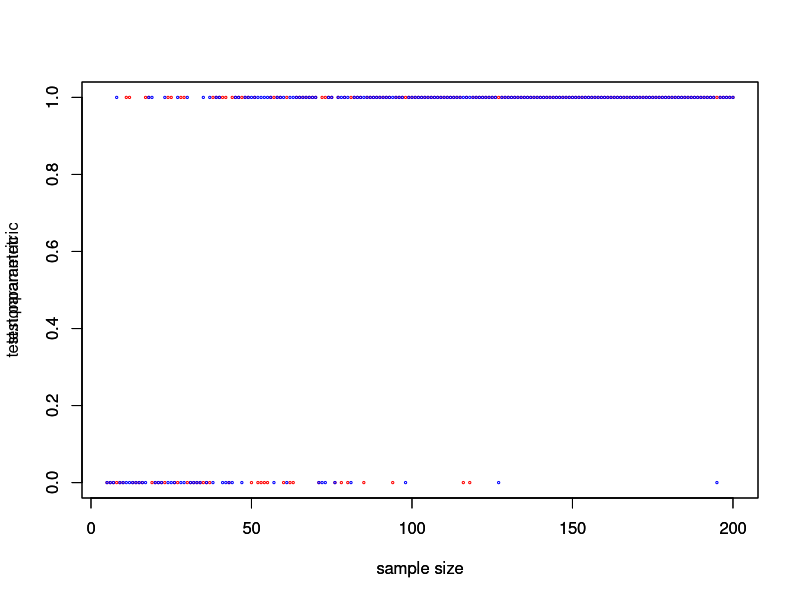
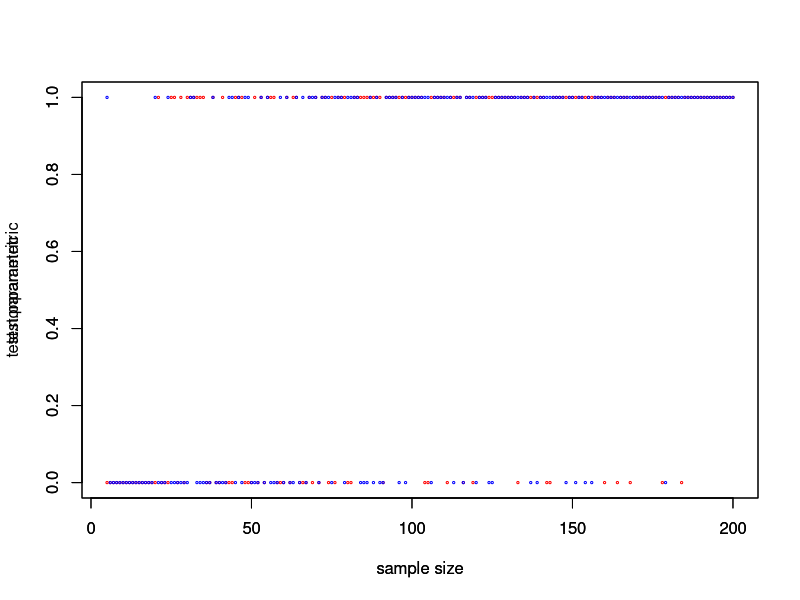

Reproduce these figures in R, in order.
## ---- chunk 1
default.size <- 100
real.n <- 100
real.p <- 0.2
xs <- rbinom(n=default.size, size=real.n, prob=real.p)
prob.mle <- function(prob, x) {
  sum(-dbinom(x, size=real.n, prob=prob, log=TRUE))
  }
start.prob <- mean(xs) * 1.0 / real.n
mle.prob.estimate <- nlm(prob.mle, start.prob, xs)
## ---- chunk 2
default.size <- 100
real.probabilities <- prop.table(c(1, 1, 1, 2, 3, 1, 1, 0.5, 0.01))
generate <- function(probs, size=default.size) {
  sample(x=seq(length(probs)), size=size, replace=TRUE, prob=probs)
  }
pad <- function(l, desired.length) {
  zeroes.length <- desired.length - length(l)
  if (zeroes.length <= 0) {
    l
    } else {
      c(l, rep(0, zeroes.length))
      }
  }
xs <- generate(real.probabilities)
fake.probabilities <- prop.table(c(1, 1, 1, 2, 3, 1, 1.005, 0.505))
fake.probabilities
t <- table(xs)
padded.observed.probs <- prop.table(pad(t, length(fake.probabilities)))
padded.observed.probs
fake.probabilities <- pad(fake.probabilities, length(padded.observed.probs))
chisq.test(padded.observed.probs, p=fake.probabilities)
## ---- chunk 3
default.size <- 1000
real.probabilities <- prop.table(c(1, 1, 100, 100, 100, 100, 2, 2))
xs <- generate(real.probabilities, default.size <- 100)
fake.probabilities <- prop.table(c(1.5, 1.5, 100, 100, 100, 100, 1.5, 1.5))
real.probabilities
fake.probabilities
t <- prop.table(table(xs))
t
observed.probs <- rep(0, length(real.probabilities))
observed.probs[as.numeric(row.names(t))] <- t
chisq.test(observed.probs, p=fake.probabilities)
## ---- chunk 4
right.border <- 200
sizes <- seq(5, right.border, 1)
min.pvalue <- 0.05
simulate <- function(size, mean.diff=0, sd.diff=0, parametric=TRUE) {
  x <- rnorm(n=size)
  y <- rnorm(n=size, mean=mean.diff, sd= 1 + sd.diff)
  if (parametric) {
    t.test(x, y)$p.value < min.pvalue
  } else {
    wilcox.test(x, y)$p.value < min.pvalue
  }
}
mean.diff = 10
sd.diff = 30
test.parametric <- Map(function(x) simulate(x, mean.diff = mean.diff, sd.diff = sd.diff), sizes)
test.nonparametric <- Map(function(x) simulate(x, mean.diff = mean.diff, sd.diff = sd.diff, parametric=FALSE), sizes)
xlabel <- "sample size"
ylimit <- c(0, 1)
plot(sizes, test.parametric, xlab=xlabel, ylab=NULL, ylim=ylimit, col="red", cex=.3)
par(new = TRUE)
plot(sizes, test.nonparametric, xlab=xlabel, ylab=NULL, ylim=ylimit, col="blue", cex=.3)
par(new = FALSE)
## ---- chunk 5
library(plyr)
simulate <- function(size, mean.diff, sd.diff, parametric=TRUE) {
  x <- rowSums(sapply(mean.diff, function(x) rnorm(n=size)))
  diffs <- data.frame(m=mean.diff, s=sd.diff)
  y <- rowSums(mapply(function(m, s) rnorm(n=size, mean=m, sd=1+s), mean.diff, sd.diff))
  if (parametric) {
    t.test(x, y)$p.value < min.pvalue
  } else {
    wilcox.test(x, y)$p.value < min.pvalue
  }
}
mean.diff <- c(1, -1, 2, 3, -2, -4, -3)
sd.diff <- c(2, 3, 0.5, 6, 9, 4, 1)
test.parametric <- Map(function(x) simulate(x, mean.diff = mean.diff, sd.diff = sd.diff), sizes)
test.nonparametric <- Map(function(x) simulate(x, mean.diff = mean.diff, sd.diff = sd.diff, parametric=FALSE), sizes)
xlabel <- "sample size"
ylimit <- c(0, 1)
plot(sizes, test.parametric, xlab=xlabel, ylab=NULL, ylim=ylimit, col="red", cex=.3)
par(new = TRUE)
plot(sizes, test.nonparametric, xlab=xlabel, ylab=NULL, ylim=ylimit, col="blue", cex=.3)
par(new = FALSE)
